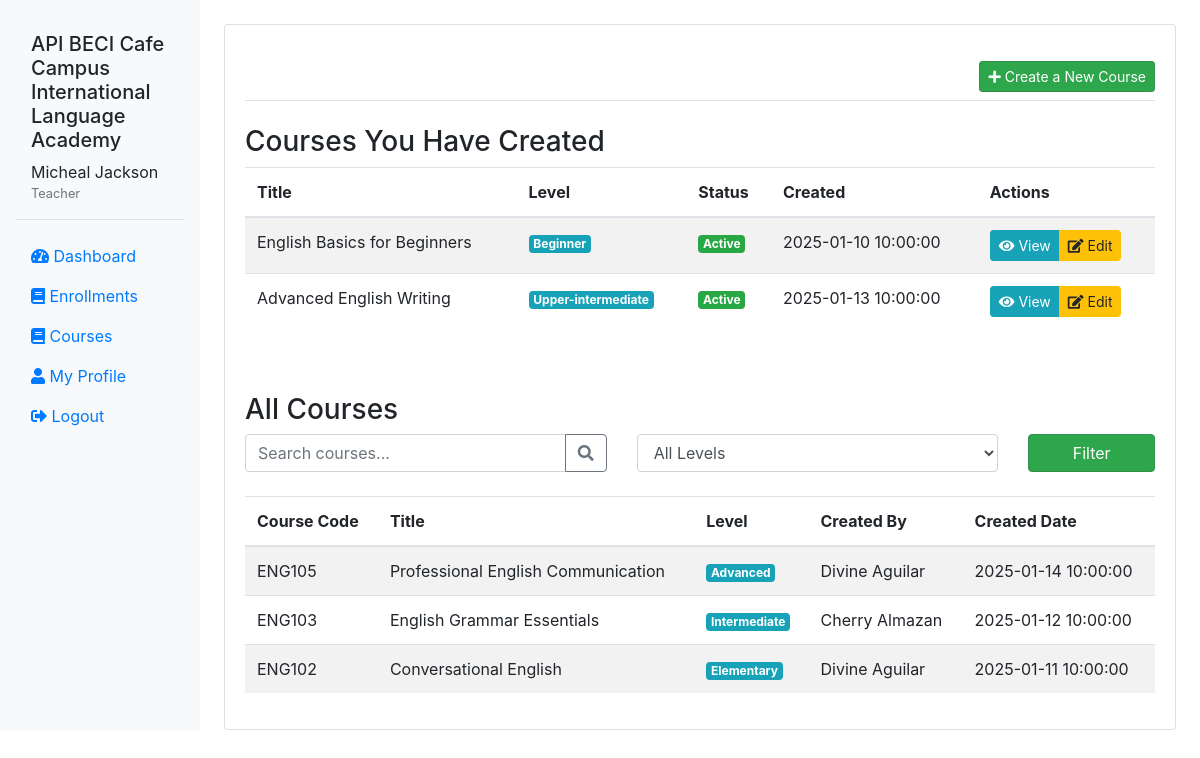
The page /teacher/courses.php (signed in) on the database its author committed.
### tables this page shows
CREATE TABLE `users` (
  `user_id` int(11) NOT NULL,
  `username` varchar(50) NOT NULL,
  `password` varchar(255) NOT NULL,
  `email` varchar(100) NOT NULL,
  `first_name` varchar(50) NOT NULL,
  `last_name` varchar(50) NOT NULL,
  `role` enum('admin','teacher','student','librarian') NOT NULL,
  `profile_picture` varchar(255) DEFAULT NULL,
  `bio` text DEFAULT NULL,
  `date_registered` datetime DEFAULT current_timestamp(),
  `last_login` datetime DEFAULT NULL,
  `status` enum('active','inactive','suspended') DEFAULT 'active',
  `reset_token` varchar(255) DEFAULT NULL,
  `reset_expires` datetime DEFAULT NULL
);

CREATE TABLE `courses` (
  `course_id` int(11) NOT NULL,
  `course_code` varchar(20) NOT NULL,
  `title` varchar(100) NOT NULL,
  `description` text DEFAULT NULL,
  `level` enum('beginner','elementary','intermediate','upper-intermediate','advanced','proficiency') NOT NULL,
  `credits` int(11) DEFAULT 1,
  `duration` int(11) DEFAULT NULL COMMENT 'Duration in weeks',
  `creator_id` int(11) NOT NULL COMMENT 'Teacher who created the course',
  `status` enum('active','inactive') DEFAULT 'active' COMMENT 'If inactive, only visible to creator',
  `created_at` datetime DEFAULT current_timestamp(),
  `updated_at` datetime DEFAULT NULL ON UPDATE current_timestamp()
);

### includes/auth.php (called while the page is built, shortened)
<?php
require_once 'db.php';
require_once 'functions.php';
class Auth {
    public static function isLoggedIn() {
        return isset($_SESSION['user_id']);
    }
    public static function getCurrentUser() {
        $sql = "SELECT * FROM users WHERE user_id = :user_id";
        $user = db()->fetch($sql, ['user_id' => $_SESSION['user_id']]);
        if ($user) {
            unset($user['password']);
        }
        return $user;
    }
    public static function hasRole($roles) {
        $user = self::getCurrentUser();
        return $user['role'] === $roles;
    }
}

### includes/db.php (called while the page is built, shortened)
<?php
class Database {
    private $conn;
    private static $instance = null;
    private function __construct() {
        try {
            $this->conn = new PDO(
                "mysql:host=" . DB_HOST . ";dbname=" . DB_NAME . ";charset=utf8",
                DB_USER,
                DB_PASS,
                [
                    PDO::ATTR_ERRMODE => PDO::ERRMODE_EXCEPTION,
                    PDO::ATTR_DEFAULT_FETCH_MODE => PDO::FETCH_ASSOC,
                    PDO::ATTR_EMULATE_PREPARES => true
                ]
            );
        } catch (PDOException $e) {
            if (DEBUG_MODE) {
                die("Database Connection Error: " . $e->getMessage());
            } else {
                die("Database connection failed. Please try again later.");
            }
        }
    }
    public static function getInstance() {
        if (self::$instance === null) {
            self::$instance = new self();
        }
        return self::$instance;
    }
    public function query($sql, $params = []) {
        try {
            $stmt = $this->conn->prepare($sql);
            $stmt->execute($params);
            return $stmt;
        } catch (PDOException $e) {
            if (DEBUG_MODE) {
                die("Query Error: " . $e->getMessage() . " in query: " . $sql);
            } else {
                die("An error occurred while processing your request.");
            }
        }
    }
    public function fetch($sql, $params = []) {
        $stmt = $this->query($sql, $params);
        return $stmt->fetch();
    }
}
function db() {
    return Database::getInstance();
}

### includes/functions.php (called while the page is built, shortened)
<?php
require_once 'db.php';
require_once 'auth.php';
function formatDate($date, $format = 'Y-m-d H:i:s') {
    return date($format, strtotime($date));
}
function executeQueryAll($sql, $params = []) {
    $pdo = db()->getConnection();
    $stmt = $pdo->prepare($sql);
    $stmt->execute($params);
    return $stmt->fetchAll(PDO::FETCH_ASSOC);
}
?>

### teacher/courses.php (the view, shortened to what this page needs)
<?php
require_once '../includes/db.php';
require_once '../includes/functions.php';
require_once '../includes/auth.php';
if (!Auth::isLoggedIn() || !Auth::hasRole('teacher')) {
    setFlashMessage('error', 'You do not have permission to access this page');
    redirect('../user/login.php');
}
$user = Auth::getCurrentUser();
$teacher_id = $user['user_id'];
$my_courses_sql = "
SELECT DISTINCT c.*
FROM courses c
LEFT JOIN course_teachers ct ON ct.course_id = c.course_id
LEFT JOIN course_sharing cs ON cs.course_id = c.course_id
WHERE
    c.creator_id = :teacher_id
    OR ct.teacher_id = :teacher_id
    OR cs.shared_with_id = :teacher_id
";
$my_courses = executeQueryAll($my_courses_sql, ['teacher_id' => $teacher_id]);
$search = isset($_GET['search']) ? sanitize($_GET['search']) : '';
$all_courses_sql = "
SELECT c.*, u.first_name, u.last_name
FROM courses c
JOIN users u ON c.creator_id = u.user_id
WHERE c.status = 'active' AND c.creator_id != :teacher_id
";
$params = ['teacher_id' => $teacher_id];
$all_courses_sql .= " ORDER BY c.created_at DESC";
$all_courses = executeQueryAll($all_courses_sql, $params);
?>
<!DOCTYPE html>
<html>
<head>
    <link rel="stylesheet" href="https://stackpath.bootstrapcdn.com/bootstrap/4.5.2/css/bootstrap.min.css">
    <link rel="stylesheet" href="https://cdnjs.cloudflare.com/ajax/libs/font-awesome/5.15.1/css/all.min.css">
    <link rel="stylesheet" href="../public/assets/style.css">
</head>
<body>
    <div class="container-fluid">
        <div class="row">
            <?php include '../includes/sidebar.php'; ?>
            <main class="col-md-9 ms-sm-auto col-lg-10 px-md-4">
                <div class="card mt-4">
                    <div class="card-body">
                        <div class="d-flex justify-content-between flex-wrap flex-md-nowrap align-items-center pt-3 pb-2 mb-3 border-bottom">
                            <div class="btn-toolbar mb-2 mb-md-0">
                                <a href="createCourse.php" class="btn btn-sm btn-primary">
                                    <i class="fas fa-plus"></i> Create a New Course
                                </a>
                            </div>
                        </div>
                        <h3 class="mt-4">Courses You Have Created</h3>
                        <?php if (count($my_courses) > 0): ?>
                            <div class="table-responsive">
                                <table class="table table-striped table-hover">
                                    <thead>
                                        <tr>
                                            <th>Title</th>
                                            <th>Level</th>
                                            <th>Status</th>
                                            <th>Created</th>
                                            <th>Actions</th>
                                        </tr>
                                    </thead>
                                    <tbody>
                                        <?php foreach ($my_courses as $course): ?>
                                            <tr>
                                                <td><?= htmlspecialchars($course['title']) ?></td>
                                                <td>
                                                    <span class="badge badge-info"><?= ucfirst(htmlspecialchars($course['level'])) ?></span>
                                                </td>
                                                <td>
                                                    <?php if ($course['status'] === 'active'): ?>
                                                        <span class="badge badge-success">Active</span>
                                                    <?php else: ?>
                                                        <span class="badge badge-secondary">Inactive</span>
                                                    <?php endif; ?>
                                                </td>
                                                <td><?= formatDate($course['created_at']) ?></td>
                                                <td>
                                                    <div class="btn-group btn-group-sm">
                                                        <a href="viewCourse.php?id=<?= $course['course_id'] ?>" class="btn btn-info">
                                                            <i class="fas fa-eye"></i> View
                                                        </a>
                                                        <a href="editCourse.php?id=<?= $course['course_id'] ?>" class="btn btn-warning">
                                                            <i class="fas fa-edit"></i> Edit
                                                        </a>
                                                    </div>
                                                </td>
                                            </tr>
                                        <?php endforeach; ?>
                                    </tbody>
                                </table>
                            </div>
                        <?php else: ?>
                            <div class="alert alert-info">
                                <i class="fas fa-info-circle"></i> You haven't created any courses yet.
                            </div>
                        <?php endif; ?>
                    </div>
                    <div class="card-body">
                        <h3 class="mt-2">All Courses</h3>
                        <form method="GET" action="" class="mb-4">
                            <div class="row">
                                <div class="col-md-5">
                                    <div class="input-group">
                                        <input type="text" class="form-control" placeholder="Search courses..." name="search" value="<?= htmlspecialchars($search) ?>">
                                        <div class="input-group-append">
                                            <button class="btn btn-outline-secondary" type="submit">
                                                <i class="fas fa-search"></i>
                                            </button>
                                        </div>
                                    </div>
                                </div>
                                <div class="col-md-5">
                                    <select name="level" class="form-control" onchange="this.form.submit()">
                                        <option value="">All Levels</option>
                                    </select>
                                </div>
                                <div class="col-md-2">
                                    <button type="submit" class="btn btn-primary w-100">Filter</button>
                                </div>
                            </div>
                        </form>
                        <?php if (count($all_courses) > 0): ?>
                            <div class="table-responsive">
                                <table class="table table-striped table-hover">
                                    <thead>
                                        <tr>
                                            <th>Course Code</th>
                                            <th>Title</th>
                                            <th>Level</th>
                                            <th>Created By</th>
                                            <th>Created Date</th>
                                        </tr>
                                    </thead>
                                    <tbody>
                                        <?php foreach ($all_courses as $course): ?>
                                            <tr>
                                                <td><?= htmlspecialchars($course['course_code']) ?></td>
                                                <td><?= htmlspecialchars($course['title']) ?></td>
                                                <td>
                                                    <span class="badge badge-info"><?= ucfirst(htmlspecialchars($course['level'])) ?></span>
                                                </td>
                                                <td><?= htmlspecialchars($course['first_name'] . ' ' . $course['last_name']) ?></td>
                                                <td><?= formatDate($course['created_at']) ?></td>
                                            </tr>
                                        <?php endforeach; ?>
                                    </tbody>
                                </table>
                            </div>
                        <?php else: ?>
                            <div class="alert alert-info">
                                <i class="fas fa-info-circle"></i> No courses found matching your criteria.
                            </div>
                        <?php endif; ?>
                    </div>
                </div>
            </main>
        </div>
    </div>
</body>
</html>

### includes/sidebar.php (shortened to what this page needs)
<?php
$user = Auth::getCurrentUser();
$currentPage = basename($_SERVER['PHP_SELF']);
?>
<nav id="sidebar" class="col-md-3 col-lg-2 d-md-block bg-light sidebar collapse">
    <div class="position-sticky pt-3">
        <div class="sidebar-header p-3 mb-3 border-bottom">
            <h5><?php echo APP_NAME; ?></h5>
            <div class="user-info">
                <div>
                    <?php echo $user['first_name'] . ' ' . $user['last_name']; ?>
                    <small class="d-block text-muted"><?php echo ucfirst($user['role']); ?></small>
                </div>
            </div>
        </div>
        <ul class="nav flex-column">
            <?php if ($user['role'] == 'admin'): ?>
                <li class="nav-item">
                    <a class="nav-link <?php echo $currentPage == 'index.php' ? 'active' : ''; ?>" href="../admin/index.php">
                        <i class="fas fa-tachometer-alt"></i> Dashboard
                    </a>
                </li>
                <li class="nav-item">
                    <a class="nav-link <?php echo $currentPage == 'users.php' && strpos($_SERVER['REQUEST_URI'], 'users') !== false ? 'active' : ''; ?>" href="../admin/users.php">
                        <i class="fas fa-users"></i> Users
                    </a>
                </li>
                <li class="nav-item">
                    <a class="nav-link <?php echo $currentPage == 'courses.php' && strpos($_SERVER['REQUEST_URI'], 'courses') !== false ? 'active' : ''; ?>" href="../admin/courses.php">
                        <i class="fas fa-book"></i> Courses
                    </a>
                </li>
            <?php elseif ($user['role'] == 'teacher'): ?>
                <li class="nav-item">
                    <a class="nav-link <?php echo $currentPage == 'index.php' ? 'active' : ''; ?>" href="../teacher/index.php">
                        <i class="fas fa-tachometer-alt"></i> Dashboard
                    </a>
                <li class="nav-item">
                    <a class="nav-link <?php echo $currentPage == 'enrollments.php' ? 'active' : ''; ?>" href="../teacher/enrollments.php">
                        <i class="fas fa-book"></i> Enrollments
                    </a>
                </li>
                <li class="nav-item">
                    <a class="nav-link <?php echo $currentPage == 'courses.php' ? 'active' : ''; ?>" href="../teacher/courses.php">
                        <i class="fas fa-book"></i> Courses
                    </a>
                </li>
            <?php endif; ?>
            <li class="nav-item">
                <a class="nav-link" href="../user/profile.php">
                    <i class="fas fa-user"></i> My Profile
                </a>
            </li>
            <li class="nav-item">
                <a class="nav-link" href="../user/logout.php">
                    <i class="fas fa-sign-out-alt"></i> Logout
                </a>
            </li>
        </ul>
    </div>
</nav>

### public/assets/style.css (style rules this page uses)
.btn-primary { color: #fff; background-color: #2ea64c; border-color: #318f48; }

### rows shown on the page
users: first_name "Micheal", last_name "Jackson", role "Teacher"
courses: title "English Basics for Beginners", level "Beginner", status "Active", created_at "2025-01-10 10:00:00"
courses: title "Advanced English Writing", level "Upper-intermediate", status "Active", created_at "2025-01-13 10:00:00"
courses: course_code "ENG105", title "Professional English Communication", level "Advanced", creator.last_name "Divine Aguilar", created_at "2025-01-14 10:00:00"
courses: course_code "ENG103", title "English Grammar Essentials", level "Intermediate", creator.last_name "Cherry Almazan", created_at "2025-01-12 10:00:00"
courses: course_code "ENG102", title "Conversational English", level "Elementary", creator.last_name "Divine Aguilar", created_at "2025-01-11 10:00:00"

### other values the page prints
APP_NAME "API BECI Cafe Campus International Language Academy"
